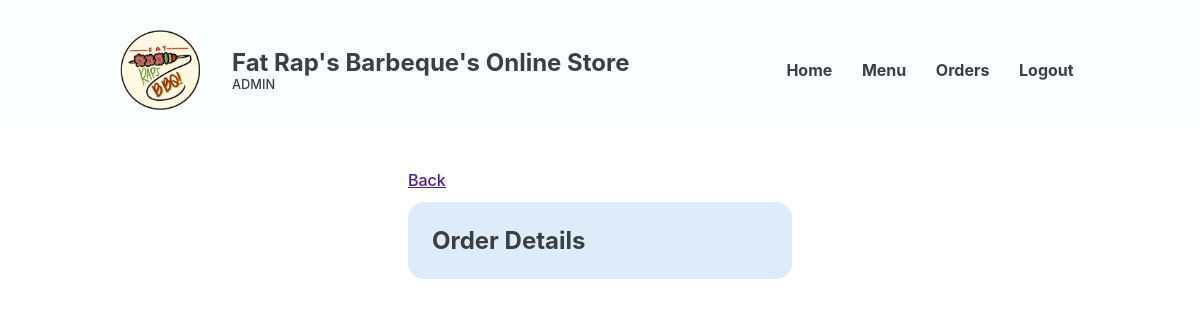
Page /Website/admin-order-details.php?CUS_ID=15 on the earlier database version.
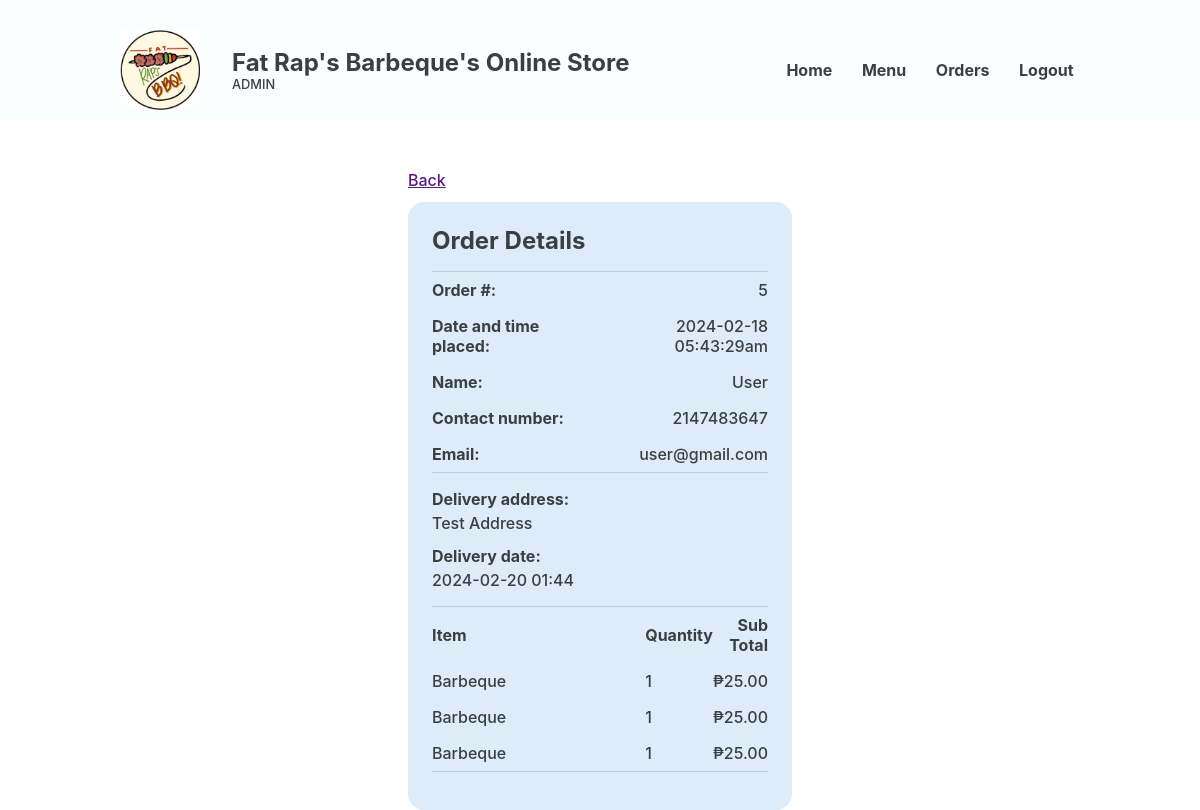
Same page on the later database version.
### tables this page shows
CREATE TABLE `placed_order` (
  `PLACED_ORDER_ID` int(18) UNSIGNED NOT NULL,
  `CUS_ID` int(18) NOT NULL,
  `CUS_NAME` varchar(20) NOT NULL,
  `CUS_NUMBER` int(11) NOT NULL,
  `CUS_EMAIL` varchar(35) NOT NULL,
  `PLACED_ORDER_DATE` varchar(50) NOT NULL,
  `PLACED_ORDER_TOTAL` decimal(10,2) NOT NULL,
  `DELIVERY_ADDRESS` varchar(255) NOT NULL,
  `DELIVERY_DATE` varchar(50) NOT NULL,
  `PLACED_ORDER_STATUS` varchar(50) NOT NULL,
  `PLACED_ORDER_CONFIRMATION` varchar(50) NOT NULL
);

CREATE TABLE `in_order` (
  `IN_ORDER_ID` int(18) UNSIGNED NOT NULL,
  `FOOD_ID` int(18) NOT NULL,
  `CUS_ID` int(18) NOT NULL,
  `IN_ORDER_QUANTITY` int(11) NOT NULL,
  `IN_ORDER_TOTAL` decimal(10,2) NOT NULL,
  `IN_ORDER_STATUS` varchar(21) NOT NULL,
  `PLACED_ORDER_ID` int(18) UNSIGNED DEFAULT NULL
);

CREATE TABLE `food` (
  `FOOD_ID` int(18) UNSIGNED NOT NULL,
  `CTGY_ID` int(18) NOT NULL,
  `FOOD_NAME` varchar(20) NOT NULL,
  `FOOD_PRICE` decimal(10,2) NOT NULL,
  `FOOD_DESC` varchar(50) NOT NULL,
  `FOOD_IMG` varchar(255) NOT NULL,
  `FOOD_STOCK` int(20) NOT NULL,
  `FOOD_ACTIVE` varchar(10) NOT NULL
);

### Website/admin-order-details.php (the view, shortened to what this page needs)
<?php
@include 'constants.php';
$CUS_ID = $_GET['CUS_ID'];
?>
<!DOCTYPE html>
<html lang="en">
<head>
    <link rel="stylesheet" href="header-styles.css">
    <link rel="stylesheet" href="admin-styles.css">
    <link href='https://unpkg.com/boxicons@2.1.4/css/boxicons.min.css' rel='stylesheet'>
</head>
<body>
    <header class="backend">
        <div class="header-container">
            <div class="website-title">
                <img id="logo" src="images/client-logo.jpg">
                <div class="text">
                    <h1>Fat Rap's Barbeque's Online Store</h1>
                    <p>ADMIN</p>
                </div>
            </div>
            <nav>
                <ul>
                    <li><a href="#">Home</a></li>
                    <li><a href="#">Menu</a></li>
                    <li><a href="#">Orders</a></li>
                    <li><a href="logout.php">Logout</a></li>
                </ul>
            </nav>
        </div>
    </header>
    <main>
        <section class="section">
            <a href="" class="back">Back</a>
            <section class="block order-details">
                <div class="scroll">
                    <h2>Order Details</h2>
                    <?php
                    $sql = "SELECT * FROM placed_order WHERE CUS_ID = $CUS_ID";
                    $res = mysqli_query($conn, $sql);
                    $count = mysqli_num_rows($res);
                    if ($count > 0) {
                        while ($row = mysqli_fetch_assoc($res)) {
                            $PLACED_ORDER_ID = $row['PLACED_ORDER_ID'];
                            $CUS_ID = $row['CUS_ID'];
                            $CUS_NAME = $row['CUS_NAME'];
                            $CUS_NUMBER = $row['CUS_NUMBER'];
                            $CUS_EMAIL = $row['CUS_EMAIL'];
                            $PLACED_ORDER_DATE = $row['PLACED_ORDER_DATE'];
                            $DELIVERY_ADDRESS = $row['DELIVERY_ADDRESS'];
                            $DELIVERY_DATE = $row['DELIVERY_DATE'];
                    ?>
                            <div>
                                <table class="contact-info">
                                    <tr>
                                        <th>Order #:</th>
                                        <td><?php echo $PLACED_ORDER_ID ?></td>
                                    </tr>
                                    <tr>
                                        <th>Date and time placed:</th>
                                        <td><?php echo $PLACED_ORDER_DATE ?></td>
                                    </tr>
                                    <tr>
                                        <th>Name:</th>
                                        <td><?php echo $CUS_NAME ?></td>
                                    </tr>
                                    <tr>
                                        <th>Contact number:</th>
                                        <td><?php echo $CUS_NUMBER ?></td>
                                    </tr>
                                    <tr>
                                        <th>Email:</th>
                                        <td><?php echo $CUS_EMAIL ?></td>
                                    </tr>
                                </table>
                            </div>
                            <div class="delivery-grp">
                                <div class="text-grp">
                                    <h3>Delivery address:</h3>
                                    <p><?php echo $DELIVERY_ADDRESS ?></p>
                                </div>
                                <div class="text-grp">
                                    <h3>Delivery date:</h3>
                                    <p><?php echo $DELIVERY_DATE ?></p>
                                </div>
                            </div>
                            <div>
                                <table class="order">
                                    <thead>
                                        <tr>
                                            <th class="item-col">Item</th>
                                            <th>Quantity</th>
                                            <th class="subtotal-col">Sub Total</th>
                                        </tr>
                                    </thead>
                                    <tbody>
                                        <?php
                                        $sql = "SELECT IN_ORDER_ID, FOOD_NAME, FOOD_PRICE, CUS_ID, IN_ORDER_QUANTITY, IN_ORDER_TOTAL
FROM food, in_order WHERE food.FOOD_ID = in_order.FOOD_ID AND IN_ORDER_STATUS != 'Delivered'";
                                        $res = mysqli_query($conn, $sql);
                                        $count = mysqli_num_rows($res);
                                        if ($count > 0) {
                                            while ($row = mysqli_fetch_assoc($res)) {
                                                if ($row['CUS_ID'] == $CUS_ID) {
                                                    $FOOD_NAME = $row['FOOD_NAME'];
                                                    $IN_ORDER_QUANTITY = $row['IN_ORDER_QUANTITY'];
                                                    $IN_ORDER_TOTAL = $row['IN_ORDER_TOTAL'];
                                        ?>
                                                    <tr>
                                                        <td class="item-col"><?php echo $FOOD_NAME ?></td>
                                                        <td><?php echo $IN_ORDER_QUANTITY ?></td>
                                                        <td class="subtotal-col">₱<?php echo $IN_ORDER_TOTAL ?></td>
                                                    </tr>
                                        <?php
                                                }
                                            }
                                        }
                                        ?>
                                    </tbody>
                                </table>
                            </div>
                </div>
        <?php
                        }
                    }
        ?>
            </section>
        </section>
    </main>
</body>
</html>

### Website/header-styles.css (style rules this page uses)
*, *::before, *::after { margin: 0; padding: 0; box-sizing: border-box; font-family: inherit; }
:root { --bg:#F2FFE1; --primary:#F5D636; --text:#3A001E; --text2: #FA3F1F; --input-bg:#F7F3DC; --eye-icon:#CEC699; --block: #4ADE5D; --block-p:#277B32; --block-h1: #0F4C17; --form-bg: #FFFDEF; --header-text: #3A001E; }
body { font-family: 'Inter', sans-serif; }
header { width: 100%; display: flex; justify-content: center; align-items: center; position: fixed; top: 0; z-index: 100; color: var(--header-text); padding-top: 30px; padding-bottom: 10px; background-color: var(--bg); }
header.backend { color: #3A3F42; background-color: #FBFEFF; }
.header-container, .footer-container { width: 80%; display: flex; justify-content: space-between; align-items: center; }
.website-title { display: flex; align-items: center; }
header img { width: 80px; position: relative; }
header .text { margin-left: 2rem; }
header h1 { white-space: nowrap; font-size: 1.5rem; }
header .text p { font-size: 0.8rem; }
nav { width: 50%; max-width: 300px; height: 50px; }
nav > ul { display: flex; justify-content: space-between; flex-wrap: wrap; align-items: center; padding-inline-start: 0; margin-block: 0; height: 100%; }
nav > ul > li { color: var(--text); margin: 0 0.2rem; padding: 0.2rem; display: block; font-weight: bold; }
li > a { color: inherit; text-decoration: none; }

### Website/admin-styles.css (style rules this page uses)
*, *::before, *::after { margin: 0; padding: 0; box-sizing: border-box; font-family: inherit; }
:root { --bg:#EDE9D0; --primary:#F5D636; --active-primary:#EDCB1C; --input-bg:#F7F3DC; --form-bg: #FFFDEF; --available:#A8D991; --available-text:#304D23; --fully-booked:#C13B24; --fully-booked-text:var(--text); --closed:#3B3B3B; --closed-text:#A9A9A9; --product-info-bg: #C13B24; --light-text: #FEFBEA; --text:#3A3F42; --light-blue: #DEECF9; --darker-row: #deecf94f; --sidemenu-blue: #6EA4E4; --sidemenu-blue-hover: #5790D5; --sidemenu-blue-text: #163860; --db-highlight-blue: #93CBFF; --gray: #878F94; --accept-green: #78D35A; --reject-red: #DA523B; }
html { color: var(--text); }
body { font-family: 'Inter', sans-serif; font-weight: 500; min-height: 100vh; color: #3A3F42; }
main { padding-top: 130px; height: 100vh; }
.section { width: 80%; margin: auto; margin-top: 2.5rem; margin-bottom: 7rem; display: flex; flex-direction: column; justify-content: space-between; }
table { background: white; border-radius: 1rem; border-collapse: collapse; width: 100%; }
td,th { padding: 1rem; text-align: left; }
td { padding: 0.8rem; padding-left: 1rem; }
.block { background-color: var(--light-blue); border-radius: 1rem; padding: 1.5rem; }
.order-details { width: 40%; margin: 0 auto; padding-right: 0.5rem; }
.order-details .scroll { height: max-content; max-height: 70vh; display: flex; flex-direction: column; gap: 1rem; overflow: auto; overflow-x: hidden; padding-right: 1rem; }
a.back { width: 40%; margin: 0 auto; margin-bottom: 0.75rem; }
.order-details table { border-radius: 0; border-top: 1px solid #B4CFE8; border-bottom: 1px solid #B4CFE8; background-color: var(--light-blue); }
.order-details td, .order-details th { padding: 0.5rem 0; text-align: left; }
.order-details table.contact-info td { text-align: right; }
.order-details .delivery-grp { display: flex; flex-direction: column; gap: 0.8rem; }
.order-details .text-grp h3 { font-size: 1rem; margin-bottom: 4px; }
.order-details table .item-col { width: 65%; }
.order-details table .subtotal-col { text-align: right; }

Differences in the rows shown:
added placed_order: PLACED_ORDER_ID "5", PLACED_ORDER_DATE "2024-02-18 05:43:29am", CUS_NAME "User", CUS_NUMBER "2147483647", CUS_EMAIL "user@gmail.com", DELIVERY_ADDRESS "Test Address", DELIVERY_DATE "2024-02-20 01:44"
now on this page (row unchanged): in_order: FOOD_ID.FOOD_NAME "Barbeque", IN_ORDER_QUANTITY "1", IN_ORDER_TOTAL "25.00"
added in_order: FOOD_ID.FOOD_NAME "Barbeque", IN_ORDER_QUANTITY "1", IN_ORDER_TOTAL "25.00"
added in_order: FOOD_ID.FOOD_NAME "Barbeque", IN_ORDER_QUANTITY "1", IN_ORDER_TOTAL "25.00"
